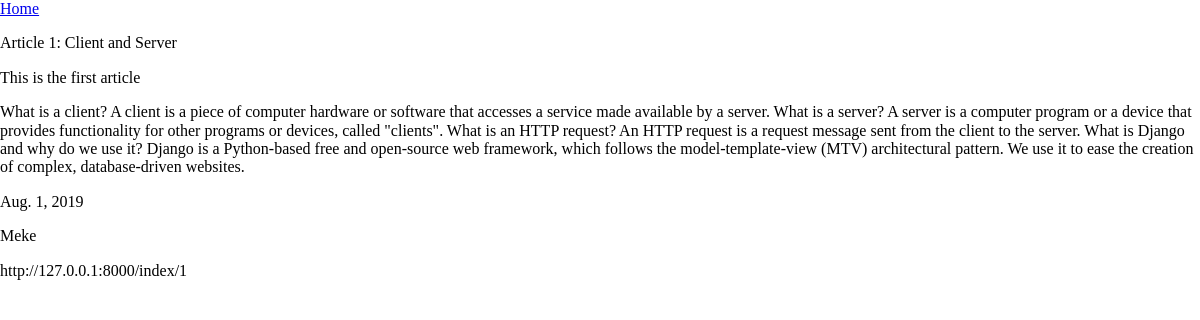
Page /index/1 on the committed database.
### blog/models.py (models this page shows, shortened)
class Article(models.Model):
    title = models.CharField(max_length=255)
    body = models.CharField(max_length=255)
    draft = models.TextField(null=False)
    published_date = models.DateField()
    author = models.CharField(max_length=255)
    url = models.CharField(max_length=255, null=True, validators=[URLValidator()])

### blog/views.py (the view)
# urls.py: path('index/<int:id>', views.show),
def show(request, id):
    article = Article.objects.get(pk=id)
    context = {"article": article}
    return render(request, "show.html", context)

### blog/templates/show.html
{% extends "base.html" %}
{% block content %}
    <p>{{ article.title }}</p>
    <p>{{ article.body }}</p>
    <p>{{ article.draft }}</p>
    <p>{{ article.published_date }}</p>
    <p>{{ article.author }}</p>
    <p>{{ article.url }}</p>
{% endblock %}

### rows in the picture
Article: title "Article 1: Client and Server", body "This is the first article", draft "What is a client? A client is a piece of computer hardware or software that accesses a service made available by a server. What is a server? A server is a computer program or a device that provides functionality for other programs or devices, called \"clients\". What is an HTTP request? An HTTP request is a request message sent from the client to the server. What is Django and why do we use it? Django is a Python-based free and open-source web framework, which follows the model-template-view (MTV) architectural pattern. We use it to ease the creation of complex, database-driven websites.", published_date "Aug. 1, 2019", author "Meke", url "http://127.0.0.1:8000/index/1"
